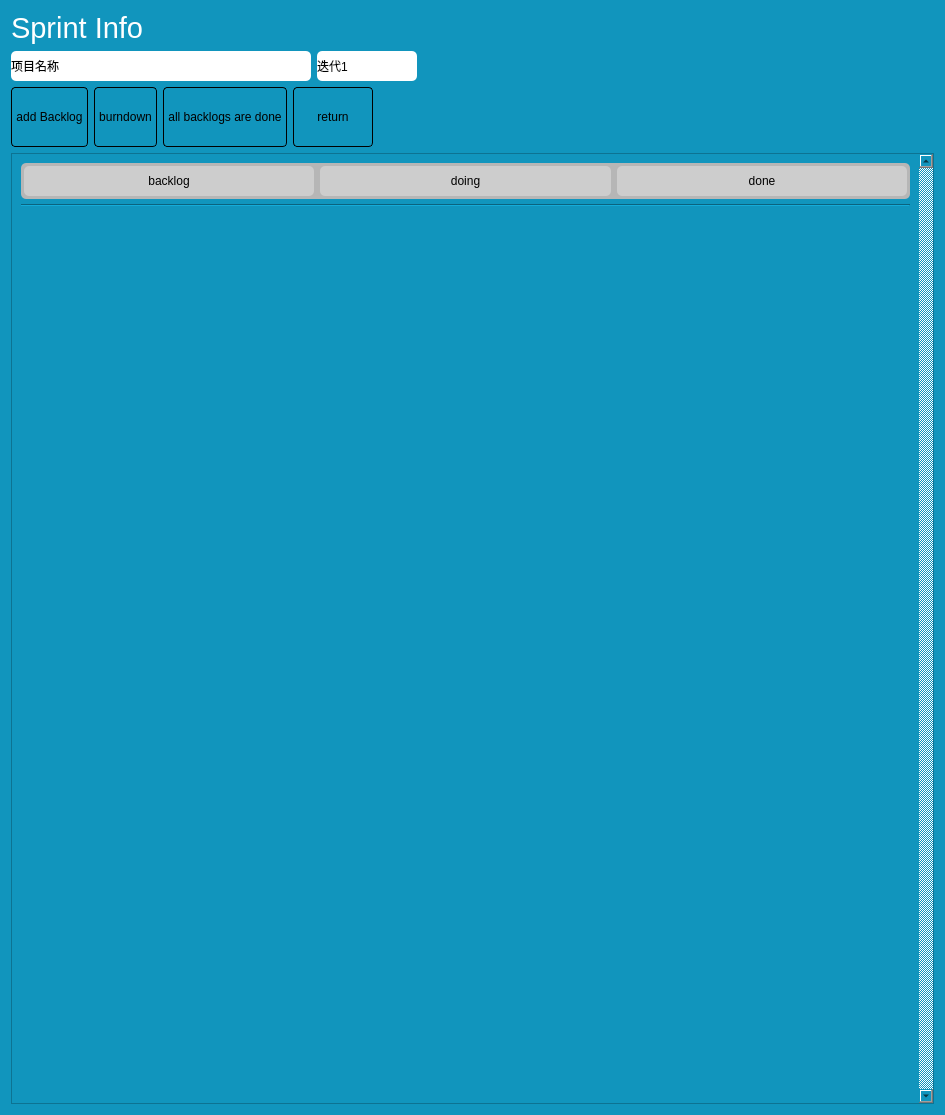
<?xml version="1.0" encoding="UTF-8"?>
<ui version="4.0">
 <class>CWidgetSprint</class>
 <widget class="QWidget" name="CWidgetSprint">
  <property name="geometry">
   <rect>
    <x>0</x>
    <y>0</y>
    <width>945</width>
    <height>1115</height>
   </rect>
  </property>
  <property name="windowTitle">
   <string>Form</string>
  </property>
  <property name="styleSheet">
   <string notr="true">background-color: rgb(17, 149, 189);</string>
  </property>
  <layout class="QGridLayout" name="gridLayout_4">
   <item row="0" column="0" colspan="2">
    <widget class="QLabel" name="label">
     <property name="maximumSize">
      <size>
       <width>16777215</width>
       <height>150</height>
      </size>
     </property>
     <property name="font">
      <font>
       <pointsize>22</pointsize>
      </font>
     </property>
     <property name="styleSheet">
      <string notr="true">color: rgb(255, 255, 255);</string>
     </property>
     <property name="text">
      <string>Sprint Info</string>
     </property>
     <property name="alignment">
      <set>Qt::AlignLeading|Qt::AlignLeft|Qt::AlignVCenter</set>
     </property>
    </widget>
   </item>
   <item row="1" column="0">
    <widget class="QLabel" name="label_projectName">
     <property name="minimumSize">
      <size>
       <width>300</width>
       <height>30</height>
      </size>
     </property>
     <property name="styleSheet">
      <string notr="true">background-color: rgb(255, 255, 255);
border-radius:5px;</string>
     </property>
     <property name="text">
      <string>项目名称</string>
     </property>
    </widget>
   </item>
   <item row="1" column="1">
    <widget class="QLabel" name="label_sprintNo">
     <property name="minimumSize">
      <size>
       <width>100</width>
       <height>0</height>
      </size>
     </property>
     <property name="styleSheet">
      <string notr="true">background-color: rgb(255, 255, 255);
border-radius:5px;</string>
     </property>
     <property name="text">
      <string>迭代1</string>
     </property>
    </widget>
   </item>
   <item row="1" column="3">
    <spacer name="horizontalSpacer">
     <property name="orientation">
      <enum>Qt::Horizontal</enum>
     </property>
     <property name="sizeHint" stdset="0">
      <size>
       <width>40</width>
       <height>20</height>
      </size>
     </property>
    </spacer>
   </item>
   <item row="2" column="0" colspan="4">
    <layout class="QHBoxLayout" name="horizontalLayout">
     <item>
      <widget class="QPushButton" name="btnAddBacklog">
       <property name="minimumSize">
        <size>
         <width>0</width>
         <height>60</height>
        </size>
       </property>
       <property name="autoFillBackground">
        <bool>false</bool>
       </property>
       <property name="styleSheet">
        <string notr="true">QPushButton{
border:1px solid black;
border-radius:4px;
padding:4px;
}
QPushButton::hover{
border:1px solid black;
border-radius:4px;
background-color:lightgray;
padding:4px
}
QPushButton::pressed{
border:1px solid black;
border-radius:4px;
background-color:gray;
padding:4px
}</string>
       </property>
       <property name="text">
        <string>add Backlog</string>
       </property>
      </widget>
     </item>
     <item>
      <widget class="QPushButton" name="btnBurndown">
       <property name="sizePolicy">
        <sizepolicy hsizetype="Minimum" vsizetype="Fixed">
         <horstretch>0</horstretch>
         <verstretch>0</verstretch>
        </sizepolicy>
       </property>
       <property name="minimumSize">
        <size>
         <width>0</width>
         <height>60</height>
        </size>
       </property>
       <property name="styleSheet">
        <string notr="true">QPushButton{
border:1px solid black;
border-radius:4px;
padding:4px;
}
QPushButton::hover{
border:1px solid black;
border-radius:4px;
background-color:lightgray;
padding:4px
}
QPushButton::pressed{
border:1px solid black;
border-radius:4px;
background-color:gray;
padding:4px
}</string>
       </property>
       <property name="text">
        <string>burndown</string>
       </property>
       <property name="icon">
        <iconset resource="ks24_03.qrc">
         <normaloff>:/images/burndown.png</normaloff>:/images/burndown.png</iconset>
       </property>
       <property name="iconSize">
        <size>
         <width>30</width>
         <height>30</height>
        </size>
       </property>
      </widget>
     </item>
     <item>
      <widget class="QPushButton" name="btnFinish">
       <property name="minimumSize">
        <size>
         <width>0</width>
         <height>60</height>
        </size>
       </property>
       <property name="autoFillBackground">
        <bool>false</bool>
       </property>
       <property name="styleSheet">
        <string notr="true">QPushButton{
border:1px solid black;
border-radius:4px;
padding:4px;
}
QPushButton::hover{
border:1px solid black;
border-radius:4px;
background-color:lightgray;
padding:4px
}
QPushButton::pressed{
border:1px solid black;
border-radius:4px;
background-color:gray;
padding:4px
}</string>
       </property>
       <property name="text">
        <string>all backlogs are done</string>
       </property>
      </widget>
     </item>
     <item>
      <widget class="QPushButton" name="btnGetback">
       <property name="sizePolicy">
        <sizepolicy hsizetype="Minimum" vsizetype="Fixed">
         <horstretch>0</horstretch>
         <verstretch>0</verstretch>
        </sizepolicy>
       </property>
       <property name="minimumSize">
        <size>
         <width>80</width>
         <height>60</height>
        </size>
       </property>
       <property name="styleSheet">
        <string notr="true">QPushButton{
border:1px solid black;
border-radius:4px;
padding:4px;
}
QPushButton::hover{
border:1px solid black;
border-radius:4px;
background-color:lightgray;
padding:4px
}
QPushButton::pressed{
border:1px solid black;
border-radius:4px;
background-color:gray;
padding:4px
}</string>
       </property>
       <property name="text">
        <string>return</string>
       </property>
      </widget>
     </item>
     <item>
      <spacer name="horizontalSpacer_2">
       <property name="orientation">
        <enum>Qt::Horizontal</enum>
       </property>
       <property name="sizeHint" stdset="0">
        <size>
         <width>40</width>
         <height>20</height>
        </size>
       </property>
      </spacer>
     </item>
    </layout>
   </item>
   <item row="3" column="0" colspan="4">
    <widget class="QScrollArea" name="scrollArea">
     <property name="verticalScrollBarPolicy">
      <enum>Qt::ScrollBarAlwaysOn</enum>
     </property>
     <property name="widgetResizable">
      <bool>true</bool>
     </property>
     <widget class="QWidget" name="scrollAreaWidgetContents">
      <property name="geometry">
       <rect>
        <x>0</x>
        <y>0</y>
        <width>900</width>
        <height>941</height>
       </rect>
      </property>
      <layout class="QGridLayout" name="gridLayout_2">
       <item row="0" column="0">
        <widget class="QWidget" name="widget_5" native="true">
         <layout class="QGridLayout" name="gridLayout">
          <property name="leftMargin">
           <number>0</number>
          </property>
          <property name="topMargin">
           <number>0</number>
          </property>
          <property name="rightMargin">
           <number>0</number>
          </property>
          <property name="bottomMargin">
           <number>0</number>
          </property>
          <property name="horizontalSpacing">
           <number>0</number>
          </property>
          <property name="verticalSpacing">
           <number>5</number>
          </property>
          <item row="0" column="1">
           <widget class="QFrame" name="frame_7">
            <property name="styleSheet">
             <string notr="true">background-color: rgb(182, 182, 182);</string>
            </property>
            <layout class="QGridLayout" name="gridLayout_3">
             <property name="leftMargin">
              <number>3</number>
             </property>
             <property name="topMargin">
              <number>3</number>
             </property>
             <property name="rightMargin">
              <number>3</number>
             </property>
             <property name="bottomMargin">
              <number>3</number>
             </property>
             <item row="0" column="0">
              <widget class="QLabel" name="label_doing">
               <property name="styleSheet">
                <string notr="true">background-color: rgb(205, 205, 205);
border-radius:5px;
border:none</string>
               </property>
               <property name="text">
                <string>doing</string>
               </property>
               <property name="alignment">
                <set>Qt::AlignCenter</set>
               </property>
              </widget>
             </item>
            </layout>
           </widget>
          </item>
          <item row="0" column="2">
           <widget class="QFrame" name="frame_10">
            <property name="styleSheet">
             <string notr="true">background-color: rgb(182, 182, 182);
border-top-right-radius:5px;
border-bottom-right-radius:5px;</string>
            </property>
            <layout class="QGridLayout" name="gridLayout_10">
             <property name="leftMargin">
              <number>3</number>
             </property>
             <property name="topMargin">
              <number>3</number>
             </property>
             <property name="rightMargin">
              <number>3</number>
             </property>
             <property name="bottomMargin">
              <number>3</number>
             </property>
             <property name="spacing">
              <number>3</number>
             </property>
             <item row="0" column="0">
              <widget class="QLabel" name="label_finished">
               <property name="styleSheet">
                <string notr="true">background-color: rgb(205, 205, 205);
border-radius:5px;
border:none</string>
               </property>
               <property name="text">
                <string>done</string>
               </property>
               <property name="alignment">
                <set>Qt::AlignCenter</set>
               </property>
              </widget>
             </item>
            </layout>
           </widget>
          </item>
          <item row="1" column="0" colspan="3">
           <widget class="Line" name="line">
            <property name="orientation">
             <enum>Qt::Horizontal</enum>
            </property>
           </widget>
          </item>
          <item row="0" column="0">
           <widget class="QFrame" name="frame_2">
            <property name="maximumSize">
             <size>
              <width>16777215</width>
              <height>50</height>
             </size>
            </property>
            <property name="styleSheet">
             <string notr="true">background-color: rgb(182, 182, 182);
border-top-left-radius:5px;
border-bottom-left-radius:5px;</string>
            </property>
            <layout class="QGridLayout" name="gridLayout_6">
             <property name="leftMargin">
              <number>3</number>
             </property>
             <property name="topMargin">
              <number>3</number>
             </property>
             <property name="rightMargin">
              <number>3</number>
             </property>
             <property name="bottomMargin">
              <number>3</number>
             </property>
             <item row="0" column="0">
              <widget class="QLabel" name="label_toDo">
               <property name="minimumSize">
                <size>
                 <width>0</width>
                 <height>30</height>
                </size>
               </property>
               <property name="styleSheet">
                <string notr="true">background-color: rgb(205, 205, 205);
border-radius:5px;
border:none</string>
               </property>
               <property name="text">
                <string>backlog</string>
               </property>
               <property name="alignment">
                <set>Qt::AlignCenter</set>
               </property>
              </widget>
             </item>
            </layout>
           </widget>
          </item>
         </layout>
        </widget>
       </item>
       <item row="1" column="0">
        <spacer name="verticalSpacer">
         <property name="orientation">
          <enum>Qt::Vertical</enum>
         </property>
         <property name="sizeHint" stdset="0">
          <size>
           <width>20</width>
           <height>917</height>
          </size>
         </property>
        </spacer>
       </item>
      </layout>
     </widget>
    </widget>
   </item>
  </layout>
 </widget>
 <resources>
  <include location="ks24_03.qrc"/>
 </resources>
 <connections/>
</ui>
